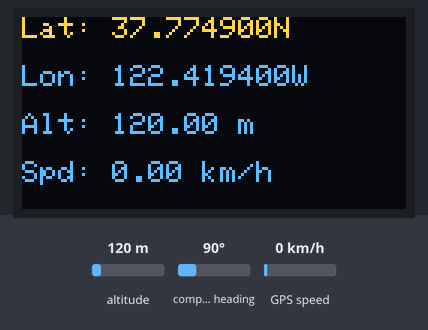
This sketch was run on a simulated ESP32. Parts: 128×64 one-colour display. The inputs (shaded band) are chosen by the test bench; at power-on: GPS speed 0 km/h, altitude 120 m, compass heading 90°. The OLED is the two-colour kind (top 16 rows yellow); the GPS gets a fix after 3 s at 37.7749, -122.4194 with 8 satellites; what the sketch prints to the serial monitor is not drawn.

Above: at 3.8 s.
3.9 s: GPS speed set to 2 km/h
5.8 s: altitude set to 20 m
At 7.1 s:
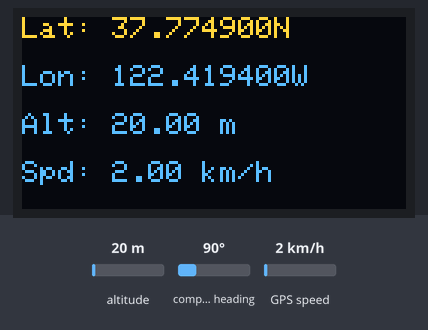
7.9 s: GPS speed set to 60 km/h
At 9.2 s:
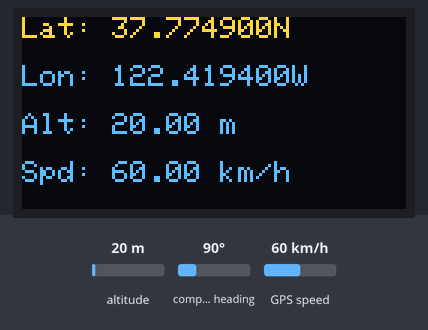
10.0 s: altitude set to 250 m
At 11.9 s:
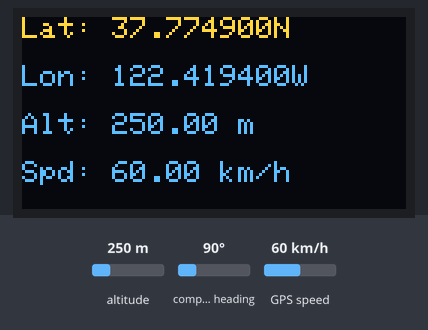
Timing chart, 0 to 13.1 s (numbered marks = the images above; inputs shaded):
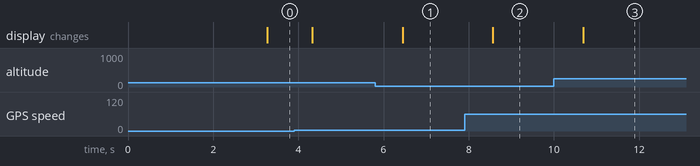

Measured:
- after the input at 5.8 s, the display: changes after 0.65 s (image 1)
- after the input at 7.9 s, the display: changes after 0.66 s (image 2)
- after the input at 10.0 s, the display: changes after 0.69 s (image 3)

The sketch:

NMEA_feed_gps_monitor_v1_1.ino
```cpp
/////////////////////////////////////////////
// GNSS (GPS) NMEA monitor, v.1.1, 01/2025
// (cc) OK1VBR
// NMEA feed 4800Bd for XPDR Becker,
// lilygo TBeam (ESP32+OLED+NEO6GPS+LoRa)
/////////////////////////////////////////////

#include <Wire.h>
#include <Adafruit_SSD1306.h>
#include <Adafruit_GFX.h>
#include <TinyGPS++.h>
#include <HardwareSerial.h>

// Nastavení pro OLED displej
#define SCREEN_WIDTH 128  // Šířka displeje v pixelech
#define SCREEN_HEIGHT 64  // Výška displeje v pixelech
#define OLED_RESET    -1  // Pokud nemáme reset pin, použijeme -1
Adafruit_SSD1306 display(SCREEN_WIDTH, SCREEN_HEIGHT, &Wire, OLED_RESET);

// Inicializace GPS
TinyGPSPlus gps;
HardwareSerial mySerial(1);  // Používáme Serial1 pro komunikaci s GPS modulem
HardwareSerial gpsOutput(2); // Používáme Serial2 pro NMEA výstup

// Definování pinu pro Serial2 (na deskách T-Beam je TX pro Serial2 na GPIO 17)
#define SERIAL2_TX_PIN 17


// Pin pro GPS
#define GPS_RX_PIN 34  // RX pin pro GPS
#define GPS_TX_PIN 12  // TX pin pro GPS

// Funkce pro výpočet checksumu NMEA zprávy
String calculateChecksum(const String& nmea) {
    byte checksum = 0;
    for (int i = 1; i < nmea.length(); i++) {  // Začínáme od znaku za $
        if (nmea[i] == '*') break;
        checksum ^= nmea[i];
    }
    char hexChecksum[3];
    sprintf(hexChecksum, "%02X", checksum);
    return String(hexChecksum);
}

// Funkce pro odesílání GPGLL dat
void sendGPGLL(double lat, double lon, double time) {
    char latDir = (lat >= 0) ? 'N' : 'S';
    char lonDir = (lon >= 0) ? 'E' : 'W';

    lat = abs(lat);
    lon = abs(lon);

    int latDeg = int(lat);
    double latMin = (lat - latDeg) * 60;

    int lonDeg = int(lon);
    double lonMin = (lon - lonDeg) * 60;

    char nmea[100];
    sprintf(nmea, "$GPGLL,%02d%07.4f,%c,%03d%07.4f,%c,%.2f,A*",
            latDeg, latMin, latDir, lonDeg, lonMin, lonDir, time);

    String nmeaString = String(nmea);
    nmeaString += calculateChecksum(nmeaString);

    gpsOutput.println(nmeaString);
    Serial.println(nmeaString);  // Pro ladění na Serial monitoru
}

// Funkce pro odesílání GPVTG dat (rychlost)
void sendGPVTG(double speedKmph) {
    double speedKnots = speedKmph * 0.539957;  // Převod km/h na uzly

    char nmea[100];
    sprintf(nmea, "$GPVTG,,T,,M,%.2f,N,%.2f,K*", speedKnots, speedKmph);

    String nmeaString = String(nmea);
    nmeaString += calculateChecksum(nmeaString);

    gpsOutput.println(nmeaString);
    Serial.println(nmeaString);  // Pro ladění na Serial monitoru
}

// Funkce pro odesílání GPGGA dat (výška a další informace)
void sendGPGGA(double lat, double lon, double alt, int sats) {
    char latDir = (lat >= 0) ? 'N' : 'S';
    char lonDir = (lon >= 0) ? 'E' : 'W';

    lat = abs(lat);
    lon = abs(lon);

    int latDeg = int(lat);
    double latMin = (lat - latDeg) * 60;

    int lonDeg = int(lon);
    double lonMin = (lon - lonDeg) * 60;

    char nmea[120];
    sprintf(nmea, "$GPGGA,,%02d%07.4f,%c,%03d%07.4f,%c,1,%02d,0.9,%.1f,M,,M,,*",
            latDeg, latMin, latDir, lonDeg, lonMin, lonDir, sats, alt);

    String nmeaString = String(nmea);
    nmeaString += calculateChecksum(nmeaString);

    gpsOutput.println(nmeaString);
    Serial.println(nmeaString);  // Pro ladění na Serial monitoru
}

void setup() {
    // Inicializace sériového portu pro ladění
    Serial.begin(115200);

    // Inicializace GPS (používáme Serial1 pro GPS komunikaci)
    mySerial.begin(9600, SERIAL_8N1, GPS_RX_PIN, GPS_TX_PIN);  // Nastavíme piny pro RX a TX

    // Inicializace druhého sériového portu pro NMEA výstup
    gpsOutput.begin(4800, SERIAL_8N1);

    // Inicializace displeje
    if (!display.begin(SSD1306_SWITCHCAPVCC, 0x3C)) {
        Serial.println(F("Neúspěšná inicializace displeje!"));
        while (true);  // Zastavíme program
    }

    // Vyčištění displeje
    display.clearDisplay();
    display.display();

    // Nastavení písma pro displej
    display.setTextColor(SSD1306_WHITE);
    display.setTextSize(1);  // Menší text pro GPS data
}

void loop() {
    // Čteme data ze sériového portu GPS
    while (mySerial.available() > 0) {
        gps.encode(mySerial.read());  // Dekódujeme GPS data

        if (gps.location.isUpdated()) {  // Pokud jsou nová GPS data
            double lat = gps.location.lat();
            double lon = gps.location.lng();
            double alt = gps.altitude.meters();
            double speed = gps.speed.kmph();
            int sats = gps.satellites.value();

            // Odeslání NMEA dat
            sendGPGLL(lat, lon, gps.time.value() / 1000000.0);
            sendGPVTG(speed);
            sendGPGGA(lat, lon, alt, sats);

            // Vyčištění displeje
            display.clearDisplay();

            // Zobrazení GPS informací na displeji

            display.clearDisplay();
            display.setCursor(0, 0);
            display.print(F("Lat: "));
            display.print(abs(lat), 6); // Zobrazení šířky
            display.print(lat >= 0 ? "N" : "S");

            display.setCursor(0, 16);
            display.print(F("Lon: "));
            display.print(abs(lon), 6); // Zobrazení délky
            display.print(lon >= 0 ? "E" : "W");

            display.setCursor(0, 32);
            display.print(F("Alt: "));
            display.print(alt, 2);
            display.print(" m");

            display.setCursor(0, 48);
            display.print(F("Spd: "));
            display.print(speed, 2);
            display.print(" km/h");

            display.display();  // Aktualizace displeje
        }
    }

    delay(100);  // Krátká prodleva pro čtení nových dat
}
```
